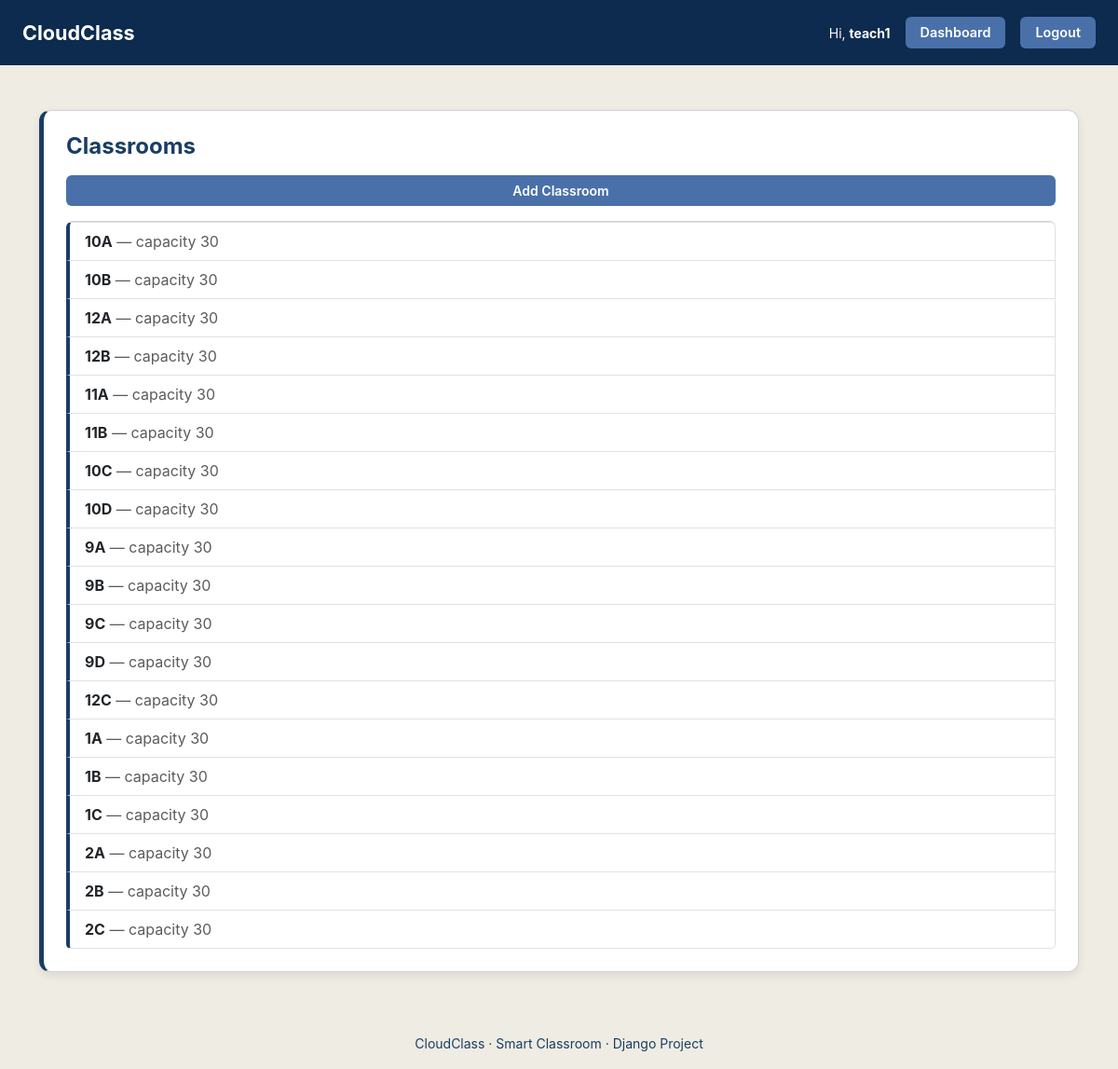
/classrooms/ (signed in), run on the app's committed database.
### classroom_app/models.py (models this page shows, shortened)
class User(AbstractUser):
    USER_ROLES = (
        ("student", "Student"),
        ("teacher", "Teacher"),
    )
    role = models.CharField(max_length=10, choices=USER_ROLES, default="student")

class ClassRoom(models.Model):
    name = models.CharField(max_length=100, unique=True)
    capacity = models.IntegerField(default=30)

### classroom_app/views.py (the view)
    def wrapper(request, *args, **kwargs):
        if not request.user.is_authenticated or request.user.role != "teacher":
            return render(request, "403.html", status=403)
        return view(request, *args, **kwargs)

### classroom_app/views.py (called while the page is built)
def teacher_required(view):
    def wrapper(request, *args, **kwargs):
        if not request.user.is_authenticated or request.user.role != "teacher":
            return render(request, "403.html", status=403)
        return view(request, *args, **kwargs)
    wrapper.__name__ = view.__name__
    return wrapper

@login_required
@teacher_required
def classroom_list(request):
    rooms = ClassRoom.objects.all()
    return render(
        request,
        "classroom_app/classroom_list.html",
        {"classrooms": rooms},
    )

### templates/classroom_app/classroom_list.html
{% extends "base.html" %}
{% block content %}
<div class="card p-4 mt-4">
    <h4 class="fw-bold mb-3" style="color: var(--primary-blue);">
        Classrooms
    </h4>
    <a class="btn btn-accent btn-sm mb-3" href="{% url 'add_classroom' %}">
        Add Classroom
    </a>
    <ul class="list-group">
        {% for c in classrooms %}
        <li class="list-group-item" style="background: var(--white); border-left: 4px solid var(--primary-blue);">
            <strong>{{ c.name }}</strong>
            <span class="text-muted"> — capacity {{ c.capacity }}</span>
        </li>
        {% empty %}
        <li class="list-group-item" style="background: var(--white); border-left: 4px solid var(--primary-blue);">
            No classrooms available.
        </li>
        {% endfor %}
    </ul>
</div>
{% endblock %}

### templates/base.html (shortened to what this page needs)
<!DOCTYPE html>
<html>
{% load static %}
<head>
    <link href="https://cdn.jsdelivr.net/npm/bootstrap@5.3.0/dist/css/bootstrap.min.css" rel="stylesheet">
    <link rel="stylesheet" href="{% static 'css/style.css' %}">
</head>
<body>
<nav class="navbar navbar-expand-lg custom-navbar px-4">
    <a class="navbar-brand fw-bold" href="{% url 'home' %}">
        CloudClass
    </a>
    <div class="collapse navbar-collapse justify-content-end" id="navbarMenu">
        <ul class="navbar-nav align-items-center gap-3">
            {% if user.is_authenticated %}
            <li class="nav-item text-light small">
                Hi, <strong>{{ user.username }}</strong>
            </li>
            {% if user.role == "teacher" %}
            <li class="nav-item">
                <a class="btn btn-accent btn-sm" href="{% url 'teacher_dashboard' %}">
                    Dashboard
                </a>
            </li>
            {% elif user.role == "student" %}
            <li class="nav-item">
                <a class="btn btn-accent btn-sm" href="{% url 'student_dashboard' %}">
                    Dashboard
                </a>
            </li>
            {% endif %}
            <li class="nav-item">
                <form method="post" action="{% url 'logout' %}" class="m-0">
                    <button class="btn btn-accent btn-sm" type="submit">
                        Logout
                    </button>
                </form>
            </li>
            {% endif %}
        </ul>
    </div>
</nav>
    <div class="container my-5">
        {% block content %}{% endblock %}
    </div>
    <footer class="py-3 text-center" style="color: var(--primary-blue);">
        <small>CloudClass · Smart Classroom · Django Project</small>
    </footer>
</body>
</html>

### static/css/style.css (style rules this page uses)
:root { --primary-blue: #1A3D64; --secondary-blue: #8FABD4; --accent-blue: #4A70A9; --dark-navy: #0C2B4E; --bg-light: #EFECE3; --white: #FFFFFF; --text-dark: #000000; }
body { background: var(--bg-light); font-family: "Inter", sans-serif; color: var(--text-dark); min-height: 100vh; }
.custom-navbar { background: var(--dark-navy); padding: 14px 25px; }
.custom-navbar .navbar-brand { color: white !important; font-size: 1.35rem; font-weight: 700; }
.navbar-nav .nav-item .btn-accent { padding: 6px 16px; font-size: 0.9rem; }
.btn-accent { background: var(--accent-blue); color: var(--white) !important; padding: 6px 14px; font-weight: 600; border-radius: 6px; border: none; }
.card { background: var(--white); padding: 20px; border-radius: 12px; border-left: 5px solid var(--primary-blue); margin-bottom: 25px; box-shadow: 0 4px 10px rgba(0, 0, 0, 0.08); }

### data on the page
User: username "teach1"
ClassRoom: name "10A", capacity "30"
ClassRoom: name "10B", capacity "30"
ClassRoom: name "12A", capacity "30"
ClassRoom: name "12B", capacity "30"
ClassRoom: name "11A", capacity "30"
ClassRoom: name "11B", capacity "30"
ClassRoom: name "10C", capacity "30"
ClassRoom: name "10D", capacity "30"
ClassRoom: name "9A", capacity "30"
ClassRoom: name "9B", capacity "30"
ClassRoom: name "9C", capacity "30"
ClassRoom: name "9D", capacity "30"
ClassRoom: name "12C", capacity "30"
ClassRoom: name "1A", capacity "30"
ClassRoom: name "1B", capacity "30"
ClassRoom: name "1C", capacity "30"
ClassRoom: name "2A", capacity "30"
ClassRoom: name "2B", capacity "30"
ClassRoom: name "2C", capacity "30"
